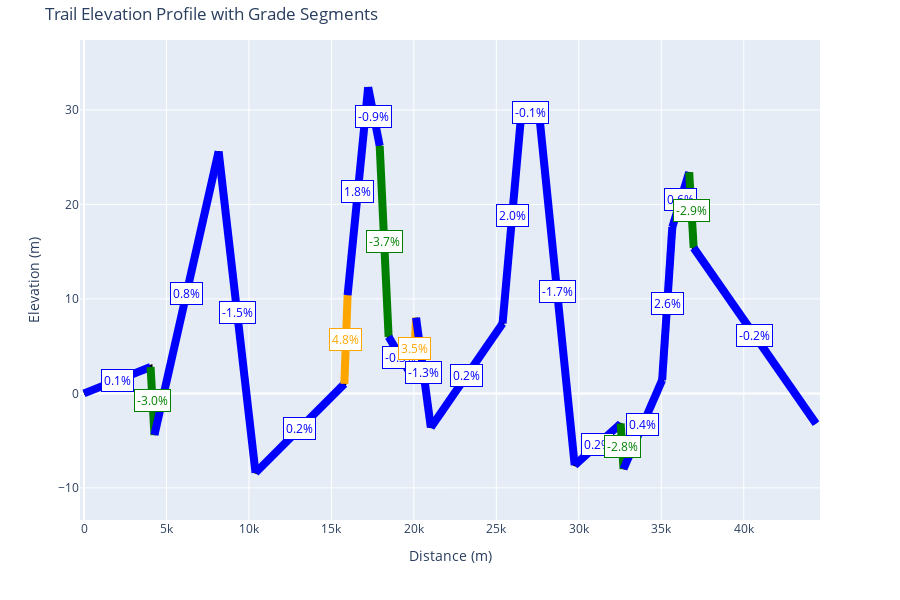

Notebook code for this chart:
### Code cell
plot_elevation_profile(cut_segment(df_parquet['altitude_profile'].iloc[2], df_parquet['distance_profile'].iloc[2], df_parquet['coordinates'].iloc[2]))

### Figure 1 — Plotly figure (JSON) as saved in the notebook; plotly's stock layout.template omitted (floating-point values rounded to 4 significant figures)
{"data": [{"hoverinfo": "text", "line": {"color": "black", "width": 4}, "mode": "lines", "name": "Elevation", "text": ["Start: 0.0m<br>Grade: 0.1%<br>Type: flat<br>Elev Δ: 2.8m<br>Max: 10.7%<br>Min: -11.4%", "", "Start: 4034.7m<br>Grade: -3.0%<br>Type: descent<br>Elev Δ: -7.2m<br>Max: 1.4%<br>Min: -0.6%", "", "Start: 4272.6m<br>Grade: 0.8%<br>Type: flat<br>Elev Δ: 30.0m<br>Max: 2.7%<br>Min: -1.7%", "", "Start: 8162.3m<br>Grade: -1.5%<br>Type: flat<br>Elev Δ: -34.0m<br>Max: 1.1%<br>Min: -3.1%", "", "Start: 10400.3m<br>Grade: 0.2%<br>Type: flat<br>Elev Δ: 9.4m<br>Max: 1.6%<br>Min: -1.9%", "", "Start: 15784.5m<br>Grade: 4.8%<br>Type: climb<br>Elev Δ: 9.4m<br>Max: 3.2%<br>Min: 1.6%", "", "Start: 15982.1m<br>Grade: 1.8%<br>Type: flat<br>Elev Δ: 22.0m<br>Max: 4.1%<br>Min: 1.8%", "", "Start: 17228.6m<br>Grade: -0.9%<br>Type: flat<br>Elev Δ: -6.2m<br>Max: 1.7%<br>Min: -0.1%", "", "Start: 17927.2m<br>Grade: -3.7%<br>Type: descent<br>Elev Δ: -20.2m<br>Max: -0.2%<br>Min: -3.2%", "", "Start: 18468.1m<br>Grade: -0.3%<br>Type: flat<br>Elev Δ: -4.4m<br>Max: 0.8%<br>Min: -4.2%", "", "Start: 19953.2m<br>Grade: 3.5%<br>Type: climb<br>Elev Δ: 6.4m<br>Max: 2.8%<br>Min: 1.0%", "", "Start: 20133.9m<br>Grade: -1.3%<br>Type: flat<br>Elev Δ: -11.6m<br>Max: 2.9%<br>Min: -0.9%", "", "Start: 21027.6m<br>Grade: 0.2%<br>Type: flat<br>Elev Δ: 11.0m<br>Max: 1.6%<br>Min: -2.6%", "", "Start: 25377.3m<br>Grade: 2.0%<br>Type: flat<br>Elev Δ: 22.8m<br>Max: 3.5%<br>Min: 1.8%", "", "Start: 26541.1m<br>Grade: -0.1%<br>Type: flat<br>Elev Δ: -1.0m<br>Max: 3.7%<br>Min: 0.4%", "", "Start: 27616.3m<br>Grade: -1.7%<br>Type: flat<br>Elev Δ: -36.8m<br>Max: 0.1%<br>Min: -3.9%", "", "Start: 29749.2m<br>Grade: 0.2%<br>Type: flat<br>Elev Δ: 4.4m<br>Max: 1.9%<br>Min: -0.8%", "", "Start: 32535.6m<br>Grade: -2.8%<br>Type: flat<br>Elev Δ: -4.8m<br>Max: 2.9%<br>Min: 1.1%", "", "Start: 32709.1m<br>Grade: 0.4%<br>Type: flat<br>Elev Δ: 9.4m<br>Max: 0.9%<br>Min: -1.5%", "", "Start: 35051.3m<br>Grade: 2.6%<br>Type: flat<br>Elev Δ: 16.2m<br>Max: 2.2%<br>Min: 0.9%", "", "Start: 35668.8m<br>Grade: 0.6%<br>Type: flat<br>Elev Δ: 5.8m<br>Max: 2.5%<br>Min: 1.0%", "", "Start: 36690.8m<br>Grade: -2.9%<br>Type: flat<br>Elev Δ: -8.0m<br>Max: 0.9%<br>Min: -0.8%", "", "Start: 36964.4m<br>Grade: -0.2%<br>Type: flat<br>Elev Δ: -18.6m<br>Max: 0.9%<br>Min: -2.5%", ""], "type": "scatter", "x": [0, 4035.0, 4035.0, 4273.0, 4273.0, 8162.0, 8162.0, 10400.0, 10400.0, 15780.0, 15780.0, 15980.0, 15980.0, 17230.0, 17230.0, 17930.0, 17930.0, 18470.0, 18470.0, 19950.0, 19950.0, 20130.0, 20130.0, 21030.0, 21030.0, 25380.0, 25380.0, 26540.0, 26540.0, 27620.0, 27620.0, 29750.0, 29750.0, 32540.0, 32540.0, 32710.0, 32710.0, 35050.0, 35050.0, 35670.0, 35670.0, 36690.0, 36690.0, 36960.0, 36960.0, 44380.0], "y": [0, 2.8, 2.8, -4.4, -4.4, 25.6, 25.6, -8.4, -8.4, 1.0, 1.0, 10.4, 10.4, 32.4, 32.4, 26.2, 26.2, 6.0, 6.0, 1.6, 1.6, 8.0, 8.0, -3.6, -3.6, 7.4, 7.4, 30.2, 30.2, 29.2, 29.2, -7.6, -7.6, -3.2, -3.2, -8.0, -8.0, 1.4, 1.4, 17.6, 17.6, 23.4, 23.4, 15.4, 15.4, -3.2]}], "layout": {"annotations": [{"bgcolor": "white", "bordercolor": "blue", "borderpad": 2, "borderwidth": 1, "font": {"color": "blue", "size": 12}, "showarrow": false, "text": "0.1%", "x": 2017.0, "y": 1.4}, {"bgcolor": "white", "bordercolor": "green", "borderpad": 2, "borderwidth": 1, "font": {"color": "green", "size": 12}, "showarrow": false, "text": "-3.0%", "x": 4154.0, "y": -0.8}, {"bgcolor": "white", "bordercolor": "blue", "borderpad": 2, "borderwidth": 1, "font": {"color": "blue", "size": 12}, "showarrow": false, "text": "0.8%", "x": 6217.0, "y": 10.6}, {"bgcolor": "white", "bordercolor": "blue", "borderpad": 2, "borderwidth": 1, "font": {"color": "blue", "size": 12}, "showarrow": false, "text": "-1.5%", "x": 9281.0, "y": 8.6}, {"bgcolor": "white", "bordercolor": "blue", "borderpad": 2, "borderwidth": 1, "font": {"color": "blue", "size": 12}, "showarrow": false, "text": "0.2%", "x": 13090.0, "y": -3.7}, {"bgcolor": "white", "bordercolor": "orange", "borderpad": 2, "borderwidth": 1, "font": {"color": "orange", "size": 12}, "showarrow": false, "text": "4.8%", "x": 15880.0, "y": 5.7}, {"bgcolor": "white", "bordercolor": "blue", "borderpad": 2, "borderwidth": 1, "font": {"color": "blue", "size": 12}, "showarrow": false, "text": "1.8%", "x": 16610.0, "y": 21.4}, {"bgcolor": "white", "bordercolor": "blue", "borderpad": 2, "borderwidth": 1, "font": {"color": "blue", "size": 12}, "showarrow": false, "text": "-0.9%", "x": 17580.0, "y": 29.3}, {"bgcolor": "white", "bordercolor": "green", "borderpad": 2, "borderwidth": 1, "font": {"color": "green", "size": 12}, "showarrow": false, "text": "-3.7%", "x": 18200.0, "y": 16.1}, {"bgcolor": "white", "bordercolor": "blue", "borderpad": 2, "borderwidth": 1, "font": {"color": "blue", "size": 12}, "showarrow": false, "text": "-0.3%", "x": 19210.0, "y": 3.8}, {"bgcolor": "white", "bordercolor": "orange", "borderpad": 2, "borderwidth": 1, "font": {"color": "orange", "size": 12}, "showarrow": false, "text": "3.5%", "x": 20040.0, "y": 4.8}, {"bgcolor": "white", "bordercolor": "blue", "borderpad": 2, "borderwidth": 1, "font": {"color": "blue", "size": 12}, "showarrow": false, "text": "-1.3%", "x": 20580.0, "y": 2.2}, {"bgcolor": "white", "bordercolor": "blue", "borderpad": 2, "borderwidth": 1, "font": {"color": "blue", "size": 12}, "showarrow": false, "text": "0.2%", "x": 23200.0, "y": 1.9}, {"bgcolor": "white", "bordercolor": "blue", "borderpad": 2, "borderwidth": 1, "font": {"color": "blue", "size": 12}, "showarrow": false, "text": "2.0%", "x": 25960.0, "y": 18.8}, {"bgcolor": "white", "bordercolor": "blue", "borderpad": 2, "borderwidth": 1, "font": {"color": "blue", "size": 12}, "showarrow": false, "text": "-0.1%", "x": 27080.0, "y": 29.7}, {"bgcolor": "white", "bordercolor": "blue", "borderpad": 2, "borderwidth": 1, "font": {"color": "blue", "size": 12}, "showarrow": false, "text": "-1.7%", "x": 28680.0, "y": 10.8}, {"bgcolor": "white", "bordercolor": "blue", "borderpad": 2, "borderwidth": 1, "font": {"color": "blue", "size": 12}, "showarrow": false, "text": "0.2%", "x": 31140.0, "y": -5.4}, {"bgcolor": "white", "bordercolor": "green", "borderpad": 2, "borderwidth": 1, "font": {"color": "green", "size": 12}, "showarrow": false, "text": "-2.8%", "x": 32620.0, "y": -5.6}, {"bgcolor": "white", "bordercolor": "blue", "borderpad": 2, "borderwidth": 1, "font": {"color": "blue", "size": 12}, "showarrow": false, "text": "0.4%", "x": 33880.0, "y": -3.3}, {"bgcolor": "white", "bordercolor": "blue", "borderpad": 2, "borderwidth": 1, "font": {"color": "blue", "size": 12}, "showarrow": false, "text": "2.6%", "x": 35360.0, "y": 9.5}, {"bgcolor": "white", "bordercolor": "blue", "borderpad": 2, "borderwidth": 1, "font": {"color": "blue", "size": 12}, "showarrow": false, "text": "0.6%", "x": 36180.0, "y": 20.5}, {"bgcolor": "white", "bordercolor": "green", "borderpad": 2, "borderwidth": 1, "font": {"color": "green", "size": 12}, "showarrow": false, "text": "-2.9%", "x": 36830.0, "y": 19.4}, {"bgcolor": "white", "bordercolor": "blue", "borderpad": 2, "borderwidth": 1, "font": {"color": "blue", "size": 12}, "showarrow": false, "text": "-0.2%", "x": 40670.0, "y": 6.1}], "height": 600, "hovermode": "x unified", "legend": {"orientation": "h", "x": 1, "xanchor": "right", "y": 1.02, "yanchor": "bottom"}, "margin": {"t": 40}, "shapes": [{"line": {"color": "blue", "dash": "solid", "width": 8}, "type": "line", "x0": 0, "x1": 4035.0, "y0": 0, "y1": 2.8}, {"line": {"color": "green", "dash": "solid", "width": 8}, "type": "line", "x0": 4035.0, "x1": 4273.0, "y0": 2.8, "y1": -4.4}, {"line": {"color": "blue", "dash": "solid", "width": 8}, "type": "line", "x0": 4273.0, "x1": 8162.0, "y0": -4.4, "y1": 25.6}, {"line": {"color": "blue", "dash": "solid", "width": 8}, "type": "line", "x0": 8162.0, "x1": 10400.0, "y0": 25.6, "y1": -8.4}, {"line": {"color": "blue", "dash": "solid", "width": 8}, "type": "line", "x0": 10400.0, "x1": 15780.0, "y0": -8.4, "y1": 1.0}, {"line": {"color": "orange", "dash": "solid", "width": 8}, "type": "line", "x0": 15780.0, "x1": 15980.0, "y0": 1.0, "y1": 10.4}, {"line": {"color": "blue", "dash": "solid", "width": 8}, "type": "line", "x0": 15980.0, "x1": 17230.0, "y0": 10.4, "y1": 32.4}, {"line": {"color": "blue", "dash": "solid", "width": 8}, "type": "line", "x0": 17230.0, "x1": 17930.0, "y0": 32.4, "y1": 26.2}, {"line": {"color": "green", "dash": "solid", "width": 8}, "type": "line", "x0": 17930.0, "x1": 18470.0, "y0": 26.2, "y1": 6.0}, {"line": {"color": "blue", "dash": "solid", "width": 8}, "type": "line", "x0": 18470.0, "x1": 19950.0, "y0": 6.0, "y1": 1.6}, {"line": {"color": "orange", "dash": "solid", "width": 8}, "type": "line", "x0": 19950.0, "x1": 20130.0, "y0": 1.6, "y1": 8.0}, {"line": {"color": "blue", "dash": "solid", "width": 8}, "type": "line", "x0": 20130.0, "x1": 21030.0, "y0": 8.0, "y1": -3.6}, {"line": {"color": "blue", "dash": "solid", "width": 8}, "type": "line", "x0": 21030.0, "x1": 25380.0, "y0": -3.6, "y1": 7.4}, {"line": {"color": "blue", "dash": "solid", "width": 8}, "type": "line", "x0": 25380.0, "x1": 26540.0, "y0": 7.4, "y1": 30.2}, {"line": {"color": "blue", "dash": "solid", "width": 8}, "type": "line", "x0": 26540.0, "x1": 27620.0, "y0": 30.2, "y1": 29.2}, {"line": {"color": "blue", "dash": "solid", "width": 8}, "type": "line", "x0": 27620.0, "x1": 29750.0, "y0": 29.2, "y1": -7.6}, {"line": {"color": "blue", "dash": "solid", "width": 8}, "type": "line", "x0": 29750.0, "x1": 32540.0, "y0": -7.6, "y1": -3.2}, {"line": {"color": "green", "dash": "solid", "width": 8}, "type": "line", "x0": 32540.0, "x1": 32710.0, "y0": -3.2, "y1": -8.0}, {"line": {"color": "blue", "dash": "solid", "width": 8}, "type": "line", "x0": 32710.0, "x1": 35050.0, "y0": -8.0, "y1": 1.4}, {"line": {"color": "blue", "dash": "solid", "width": 8}, "type": "line", "x0": 35050.0, "x1": 35670.0, "y0": 1.4, "y1": 17.6}, {"line": {"color": "blue", "dash": "solid", "width": 8}, "type": "line", "x0": 35670.0, "x1": 36690.0, "y0": 17.6, "y1": 23.4}, {"line": {"color": "green", "dash": "solid", "width": 8}, "type": "line", "x0": 36690.0, "x1": 36960.0, "y0": 23.4, "y1": 15.4}, {"line": {"color": "blue", "dash": "solid", "width": 8}, "type": "line", "x0": 36960.0, "x1": 44380.0, "y0": 15.4, "y1": -3.2}], "title": {"text": "Trail Elevation Profile with Grade Segments"}, "xaxis": {"title": {"text": "Distance (m)"}}, "yaxis": {"range": [-13.4, 37.4], "title": {"text": "Elevation (m)"}}}}
